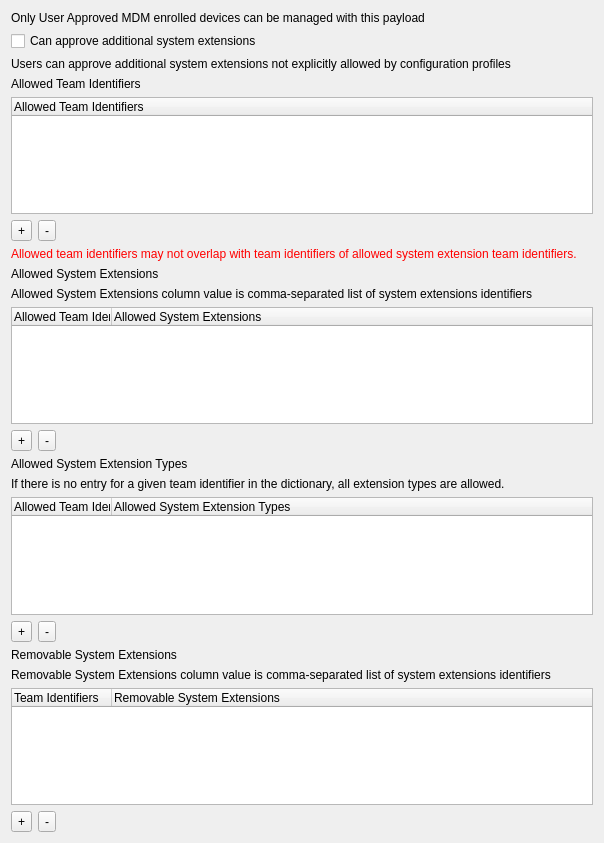
<?xml version="1.0" encoding="UTF-8"?>
<ui version="4.0">
 <class>MacOSSystemExtensionPolicyForm</class>
 <widget class="QWidget" name="MacOSSystemExtensionPolicyForm">
  <property name="geometry">
   <rect>
    <x>0</x>
    <y>0</y>
    <width>604</width>
    <height>843</height>
   </rect>
  </property>
  <property name="windowTitle">
   <string>Form</string>
  </property>
  <layout class="QVBoxLayout" name="verticalLayout">
   <item>
    <widget class="QLabel" name="lUserApprovedDescription">
     <property name="text">
      <string>Only User Approved MDM enrolled devices can be managed with this payload</string>
     </property>
     <property name="wordWrap">
      <bool>true</bool>
     </property>
    </widget>
   </item>
   <item>
    <widget class="QCheckBox" name="cbAllowUserOverrides">
     <property name="text">
      <string>Can approve additional system extensions</string>
     </property>
    </widget>
   </item>
   <item>
    <widget class="QLabel" name="lTipAllowUserOverrides">
     <property name="text">
      <string>Users can approve additional system extensions not explicitly allowed by configuration profiles</string>
     </property>
     <property name="wordWrap">
      <bool>true</bool>
     </property>
    </widget>
   </item>
   <item>
    <widget class="QLabel" name="lAllowedTeamIdentifiers">
     <property name="text">
      <string>Allowed Team Identifiers</string>
     </property>
    </widget>
   </item>
   <item>
    <widget class="StyledTreeWidget" name="twAllowedTeamIdentifiers">
     <property name="rootIsDecorated">
      <bool>false</bool>
     </property>
     <column>
      <property name="text">
       <string>Allowed Team Identifiers</string>
      </property>
     </column>
    </widget>
   </item>
   <item>
    <layout class="QHBoxLayout" name="hlAllowedTeamIdentifiers">
     <item>
      <widget class="QToolButton" name="tbAddAllowedTeamIdentifier">
       <property name="text">
        <string>+</string>
       </property>
      </widget>
     </item>
     <item>
      <widget class="QToolButton" name="tbRemoveAllowedTeamIdentifier">
       <property name="text">
        <string>-</string>
       </property>
      </widget>
     </item>
     <item>
      <spacer name="hsAllowedTeamIdentifiers">
       <property name="orientation">
        <enum>Qt::Horizontal</enum>
       </property>
       <property name="sizeHint" stdset="0">
        <size>
         <width>40</width>
         <height>20</height>
        </size>
       </property>
      </spacer>
     </item>
    </layout>
   </item>
   <item>
    <widget class="QLabel" name="errorTeamIdentifiers">
     <property name="styleSheet">
      <string notr="true">color:#f00;</string>
     </property>
     <property name="text">
      <string>Allowed team identifiers may not overlap with team identifiers of allowed system extension team identifiers.</string>
     </property>
     <property name="wordWrap">
      <bool>true</bool>
     </property>
    </widget>
   </item>
   <item>
    <widget class="QLabel" name="lAllowedSystemExtensions">
     <property name="text">
      <string>Allowed System Extensions</string>
     </property>
    </widget>
   </item>
   <item>
    <widget class="QLabel" name="lTipAllowedSystemExtensions">
     <property name="text">
      <string>Allowed System Extensions column value is comma-separated list of system extensions identifiers</string>
     </property>
     <property name="wordWrap">
      <bool>true</bool>
     </property>
    </widget>
   </item>
   <item>
    <widget class="StyledTreeWidget" name="twAllowedSystemExtensions">
     <property name="rootIsDecorated">
      <bool>false</bool>
     </property>
     <column>
      <property name="text">
       <string>Allowed Team Identifiers</string>
      </property>
     </column>
     <column>
      <property name="text">
       <string>Allowed System Extensions</string>
      </property>
     </column>
    </widget>
   </item>
   <item>
    <layout class="QHBoxLayout" name="hlAllowedSystemExtensions">
     <item>
      <widget class="QToolButton" name="tbAddAllowedSystemExtension">
       <property name="text">
        <string>+</string>
       </property>
      </widget>
     </item>
     <item>
      <widget class="QToolButton" name="tbRemoveAllowedSystemExtension">
       <property name="text">
        <string>-</string>
       </property>
      </widget>
     </item>
     <item>
      <spacer name="hsAllowedSystemExtensions">
       <property name="orientation">
        <enum>Qt::Horizontal</enum>
       </property>
       <property name="sizeHint" stdset="0">
        <size>
         <width>40</width>
         <height>20</height>
        </size>
       </property>
      </spacer>
     </item>
    </layout>
   </item>
   <item>
    <widget class="QLabel" name="lAllowedSystemExtensionTypes">
     <property name="text">
      <string>Allowed System Extension Types</string>
     </property>
    </widget>
   </item>
   <item>
    <widget class="QLabel" name="lTipAllowedSystemExtensionTypes">
     <property name="text">
      <string>If there is no entry for a given team identifier in the dictionary, all extension types are allowed.</string>
     </property>
     <property name="wordWrap">
      <bool>true</bool>
     </property>
    </widget>
   </item>
   <item>
    <widget class="StyledTreeWidget" name="twAllowedSystemExtensionTypes">
     <property name="rootIsDecorated">
      <bool>false</bool>
     </property>
     <column>
      <property name="text">
       <string>Allowed Team Identifiers</string>
      </property>
     </column>
     <column>
      <property name="text">
       <string>Allowed System Extension Types</string>
      </property>
     </column>
    </widget>
   </item>
   <item>
    <layout class="QHBoxLayout" name="hlAllowedSystemExtensionTypes">
     <item>
      <widget class="QToolButton" name="tbAddAllowedSystemExtensionType">
       <property name="text">
        <string>+</string>
       </property>
      </widget>
     </item>
     <item>
      <widget class="QToolButton" name="tbRemoveAllowedSystemExtensionType">
       <property name="text">
        <string>-</string>
       </property>
      </widget>
     </item>
     <item>
      <spacer name="hsAllowedSystemExtensions_2">
       <property name="orientation">
        <enum>Qt::Horizontal</enum>
       </property>
       <property name="sizeHint" stdset="0">
        <size>
         <width>40</width>
         <height>20</height>
        </size>
       </property>
      </spacer>
     </item>
    </layout>
   </item>
   <item>
    <widget class="QLabel" name="lRemovableSystemExtensions">
     <property name="text">
      <string>Removable System Extensions</string>
     </property>
    </widget>
   </item>
   <item>
    <widget class="QLabel" name="lTipRemovableSystemExtensions">
     <property name="text">
      <string>Removable System Extensions column value is comma-separated list of system extensions identifiers</string>
     </property>
     <property name="wordWrap">
      <bool>true</bool>
     </property>
    </widget>
   </item>
   <item>
    <widget class="StyledTreeWidget" name="twRemovableSystemExtensions">
     <property name="rootIsDecorated">
      <bool>false</bool>
     </property>
     <column>
      <property name="text">
       <string>Team Identifiers</string>
      </property>
     </column>
     <column>
      <property name="text">
       <string>Removable System Extensions</string>
      </property>
     </column>
    </widget>
   </item>
   <item>
    <layout class="QHBoxLayout" name="hlRemovableSystemExtensions">
     <item>
      <widget class="QToolButton" name="tbAddRemovableSystemExtension">
       <property name="text">
        <string>+</string>
       </property>
      </widget>
     </item>
     <item>
      <widget class="QToolButton" name="tbRemoveRemovableSystemExtension">
       <property name="text">
        <string>-</string>
       </property>
      </widget>
     </item>
     <item>
      <spacer name="hsRemovableSystemExtensions">
       <property name="orientation">
        <enum>Qt::Horizontal</enum>
       </property>
       <property name="sizeHint" stdset="0">
        <size>
         <width>40</width>
         <height>20</height>
        </size>
       </property>
      </spacer>
     </item>
    </layout>
   </item>
   <item>
    <spacer name="verticalSpacer">
     <property name="orientation">
      <enum>Qt::Vertical</enum>
     </property>
     <property name="sizeHint" stdset="0">
      <size>
       <width>20</width>
       <height>40</height>
      </size>
     </property>
    </spacer>
   </item>
  </layout>
 </widget>
 <customwidgets>
  <customwidget>
   <class>StyledTreeWidget</class>
   <extends>QTreeWidget</extends>
   <header>FileWaveGuiLib/styledviews/styledtreeview.h</header>
  </customwidget>
 </customwidgets>
 <resources/>
 <connections/>
</ui>
